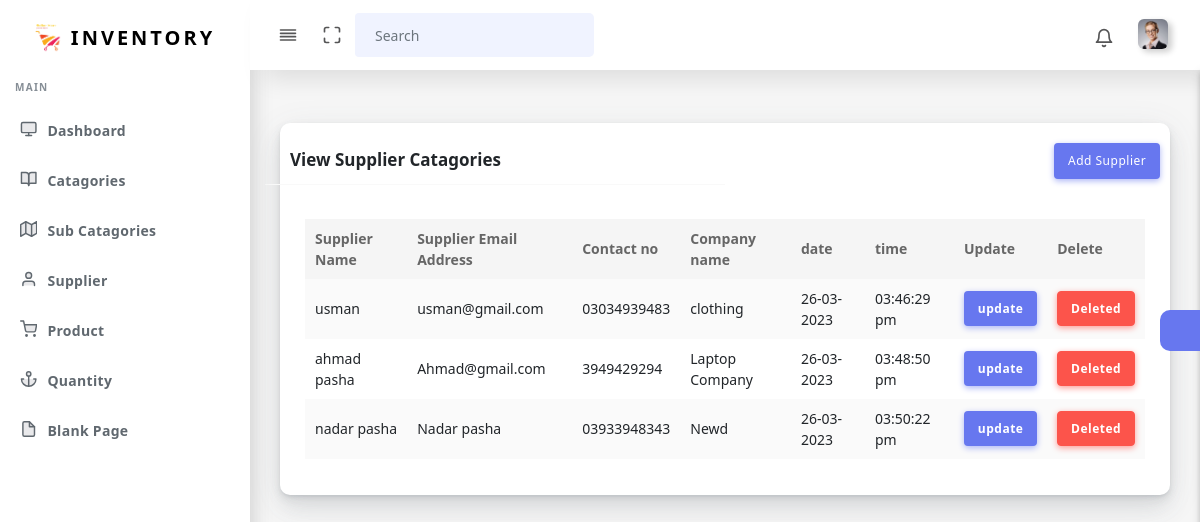
Screenshot of /view_supplier.php (signed in) with the database file from the repository.
### tables this page shows
CREATE TABLE `supplier` (
  `supid` bigint(255) NOT NULL,
  `supname` varchar(255) NOT NULL,
  `supemail` varchar(255) NOT NULL,
  `supcontact` varchar(255) NOT NULL,
  `supcompanyname` varchar(255) NOT NULL,
  `supdate` varchar(255) NOT NULL,
  `suptime` varchar(255) NOT NULL
);

### view_supplier.php (the view, shortened to what this page needs)
<?php
   include "./include/header.php";
   include "./include/connection.php";
?>
<body>
    <div id="app">
        <div class="main-wrapper main-wrapper-1">
            <div class="navbar-bg"></div>
            <?php
        include "./include/navebar.php";
      ?>
            <div class="main-sidebar sidebar-style-2">
                <?php
        include "./include/aside.php"
      ?>
            </div>
            <div class="main-content">
                <section class="section">
                    <div class="section-body">
                        <div class="row">
                            <div class="col-12">
                                <div class="card">
                                    <div class="row">
                                        <div class="card-header col-6 ">
                                            <h4>View Supplier Catagories</h4>
                                        </div>
                                        <div class=" card-footer col-6 text-right ">
                                            <button name="submit" class="btn btn-primary  "> <a
                                                    href="./add-supplier.php" class="text-white"> Add Supplier
                                                    </a></button>
                                        </div>
                                    </div>
                                    <div class="card-body">
                                        <div class="table-responsive">
                                            <table class="table table-striped table-hover" id="tableExport"
                                                style="width:100%;">
                                                <thead>
                                                    <tr>
                                                        <th>Supplier Name</th>
                                                        <th>Supplier Email Address</th>
                                                        <th>Contact no</th>
                                                        <th>Company name</th>
                                                        <th>date</th>
                                                        <th>time</th>
                                                        <th>Update</th>
                                                        <th>Delete</th>
                                                    </tr>
                                                </thead>
                                                <tbody>
                                                    <?php
                                $sql="SELECT * FROM `supplier`";
                                $run=mysqli_query($conn,$sql);
                                while($fet=mysqli_fetch_assoc($run)){
                                    ?>
                                                    <tr>
                                                        <td><?php echo $fet['supname']?></td>
                                                        <td><?php echo $fet['supemail']?></td>
                                                        <td><?php echo $fet['supcontact']?></td>
                                                        <td><?php echo $fet['supcompanyname']?></td>
                                                        <td><?php echo $fet['supdate']?></td>
                                                        <td><?php echo $fet['suptime']?></td>
                                                        <td><a href="update-supplier.php?up=<?php echo $fet['supid']?>"
                                                                class="btn btn-primary"> update</a></td>
                                                        <td><a href="deleted-supplier.php?del=<?php echo $fet['supid']?>"
                                                                class="btn btn-danger"> Deleted</a></td>
                                                    </tr>
                                                    <?php
                                }
                            ?>
                                                </tbody>
                                            </table>
                                        </div>
                                    </div>
                                </div>
                            </div>
                        </div>
                    </div>
                </section>
                <div class="settingSidebar">
                    <a href="javascript:void(0)" class="settingPanelToggle"> <i class="fa fa-spin fa-cog"></i>
                    </a>
                </div>
            </div>
        </div>
    </div>
</body>
</html>

### rows the page displays
supplier: supname "usman", supemail "usman@gmail.com", supcontact "03034939483", supcompanyname "clothing", supdate "26-03-2023", suptime "03:46:29 pm"
supplier: supname "ahmad pasha", supemail "Ahmad@gmail.com", supcontact "3949429294", supcompanyname "Laptop Company", supdate "26-03-2023", suptime "03:48:50 pm"
supplier: supname "nadar pasha", supemail "Nadar pasha", supcontact "03933948343", supcompanyname "Newd", supdate "26-03-2023", suptime "03:50:22 pm"
